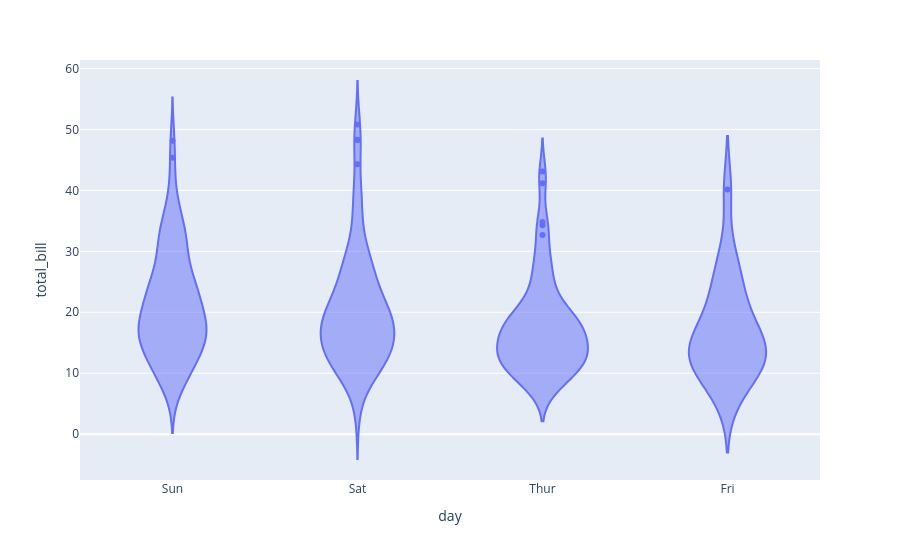

Notebook code cell kept with this figure:
### Markdown cell above
# px.violin - full distribution shape

### Code cell
px.violin(df, x='day', y='total_bill')

### Figure 1 — Plotly figure (JSON) as saved in the notebook; plotly's stock layout.template omitted (floating-point values rounded to 4 significant figures; data arrays with more than 128 entries replaced by an {"elided": "..."} marker saying what was removed)
{"data": [{"alignmentgroup": "True", "box": {"visible": false}, "hovertemplate": "day=%{x}<br>total_bill=%{y}<extra></extra>", "legendgroup": "", "marker": {"color": "#636efa"}, "name": "", "offsetgroup": "", "orientation": "v", "scalegroup": "True", "showlegend": false, "type": "violin", "x": {"elided": "244 str values"}, "x0": " ", "xaxis": "x", "y": {"elided": "244 float values"}, "y0": " ", "yaxis": "y"}], "layout": {"legend": {"tracegroupgap": 0}, "margin": {"t": 60}, "violinmode": "group", "xaxis": {"anchor": "y", "domain": [0, 1], "title": {"text": "day"}}, "yaxis": {"anchor": "x", "domain": [0, 1], "title": {"text": "total_bill"}}}}
